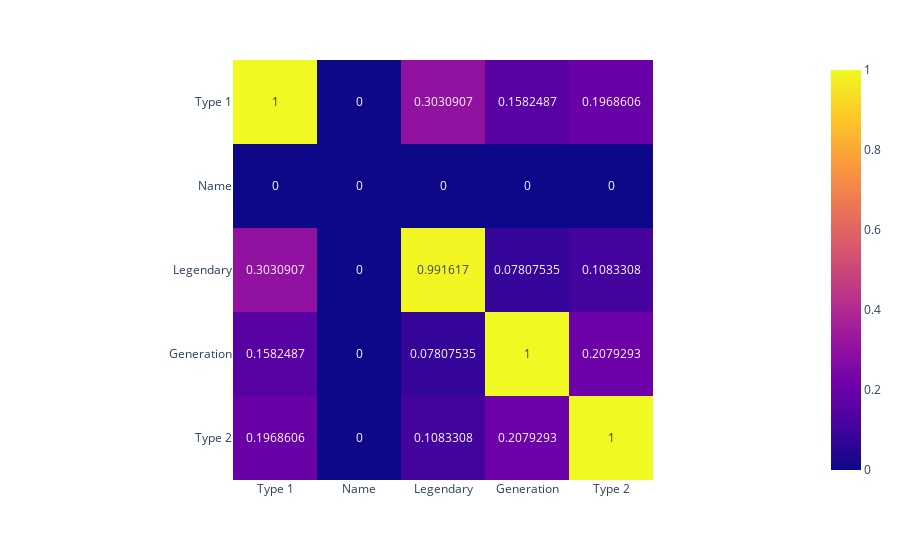

Here is the notebook cell this chart was saved with:
### Markdown cell above
## Heatmaps for qualitative correlations

### Code cell
# git clone https://github.com/ayanatherate/dfcorrs.git
# cd dfcorrs 
# pip install -r requirements.txt

from cramersvcorr import Cramers
cram=Cramers()
# cram.corr(df_pokemon)
cram.corr(df_pokemon, plot_htmp=True)

### Figure 1 — Plotly figure (JSON) as saved in the notebook; plotly's stock layout.template omitted (floating-point values rounded to 4 significant figures)
{"data": [{"coloraxis": "coloraxis", "hovertemplate": "x: %{x}<br>y: %{y}<br>color: %{z}<extra></extra>", "name": "0", "texttemplate": "%{z}", "type": "heatmap", "x": ["Type 1", "Name", "Legendary", "Generation", "Type 2"], "xaxis": "x", "y": ["Type 1", "Name", "Legendary", "Generation", "Type 2"], "yaxis": "y", "z": [[1.0, 0.0, 0.3031, 0.1582, 0.1969], [0.0, 0.0, 0.0, 0.0, 0.0], [0.3031, 0.0, 0.9916, 0.07808, 0.1083], [0.1582, 0.0, 0.07808, 1.0, 0.2079], [0.1969, 0.0, 0.1083, 0.2079, 1.0]]}], "layout": {"coloraxis": {"colorscale": [[0, "#0d0887"], [0.1111, "#46039f"], [0.2222, "#7201a8"], [0.3333, "#9c179e"], [0.4444, "#bd3786"], [0.5556, "#d8576b"], [0.6667, "#ed7953"], [0.7778, "#fb9f3a"], [0.8889, "#fdca26"], [1, "#f0f921"]]}, "margin": {"t": 60}, "xaxis": {"anchor": "y", "constrain": "domain", "domain": [0, 1], "scaleanchor": "y"}, "yaxis": {"anchor": "x", "autorange": "reversed", "constrain": "domain", "domain": [0, 1]}}}
